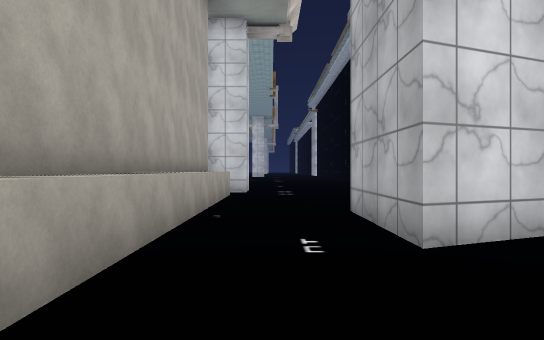
[1] (above)

13 first-person views from a walk through a 3-D level made in the Unity game engine. The camera is 1.2 m above the floor, looks level and sees 75° across. The floor is counted in squares, 2 m on a side. Each view is taken from the middle of a square. On the plan, view 1 faces up. The plan holds only what a view shows up to about 10 squares ahead; the rest is blank. The place goes on beyond the plan. Some surface patterns are stand-ins.

[2]
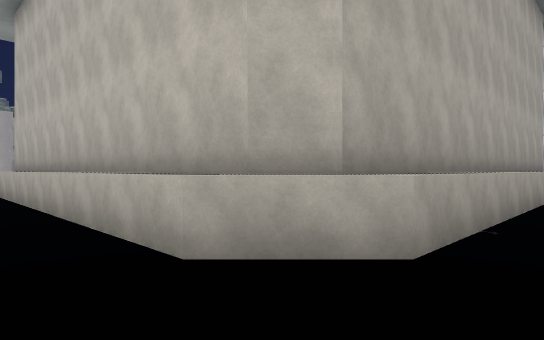

[3]
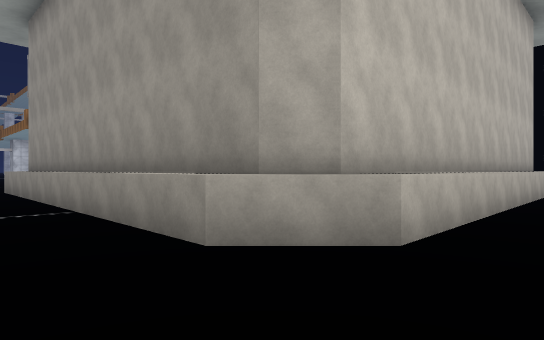

[4]
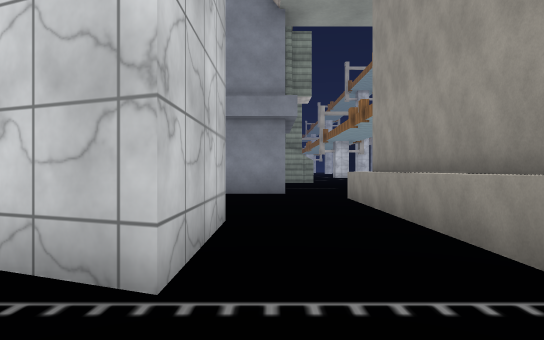

[5]
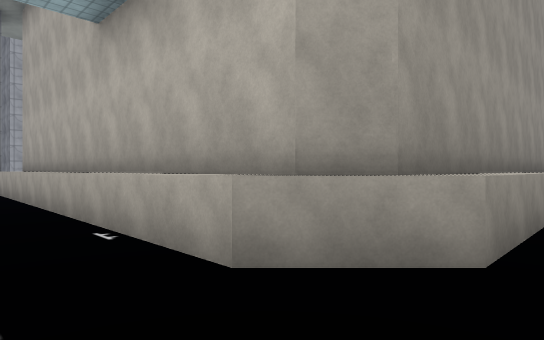

[6]
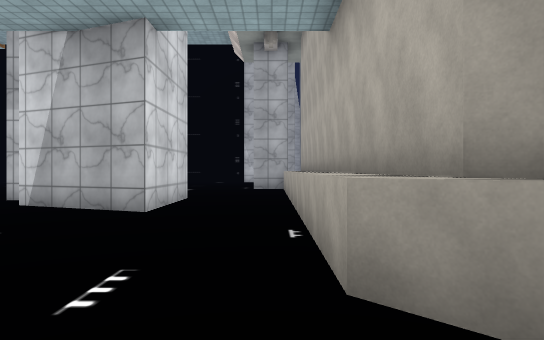

[7]
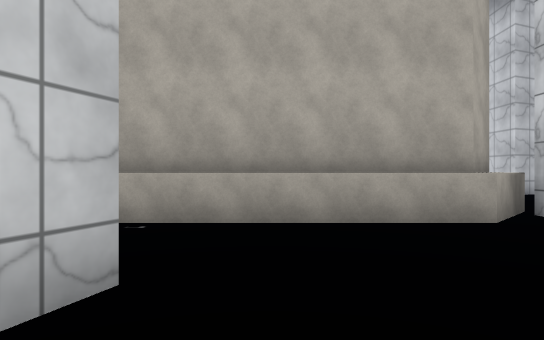

[8]
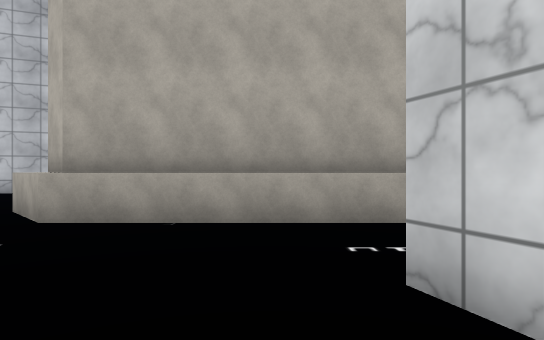

[9]
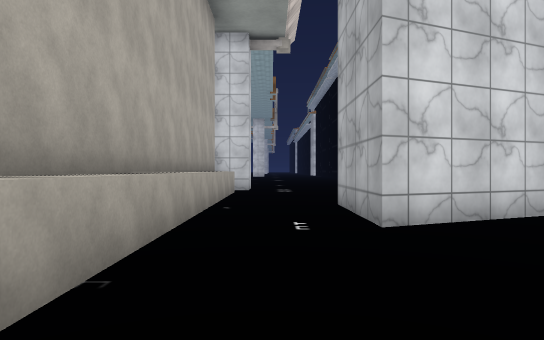

[10]
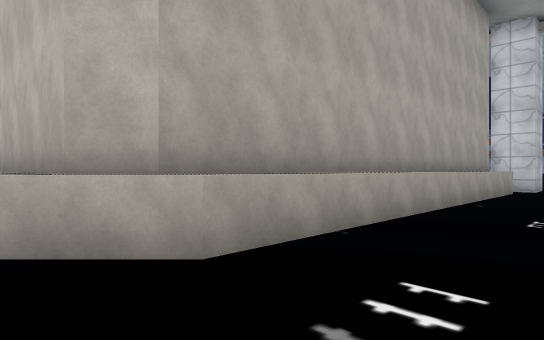

[11]
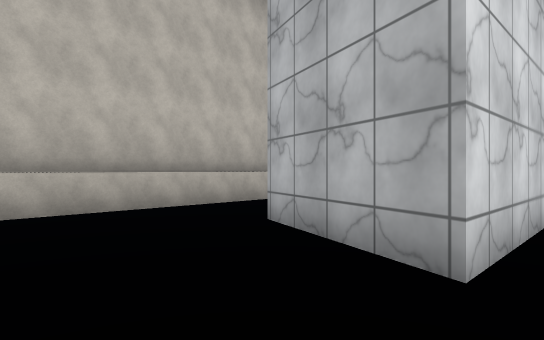

[12]
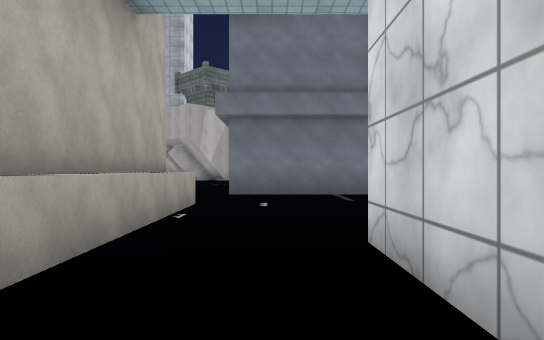

[13]
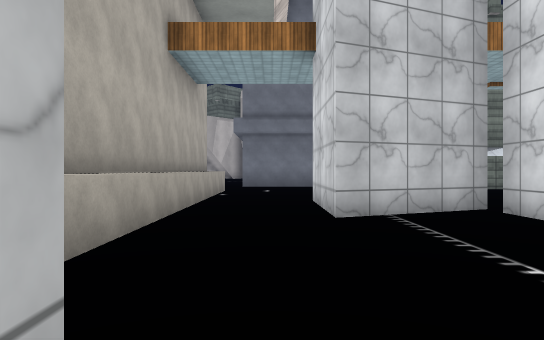

### Floor plan
Key: @ floor where view 1 was taken; # wall or solid block; . floor; B building.
Columns run from 16 left of view 1 to 3 right of it. Each row starts with its distance up from view 1.
 13   B      ##...
 12   #      ##...
 11   #.       .   .
 10  ##.  ..      ##.
  9     BBBBBBBBBBB..
  8     B         BB
  7     B         BB
  6     B         BB   .
  5     B         BB ##
  4     B         BB ###
  3 ##..B         BB.##
  2  ...B         BB   .
  1   . B         BB
  0     B         BB@.
 -1     BBBBBBBBBBB ..
 -2                  .
 -3   .             .
 -4          #
 -5          ##
 -6          ##
 -7       .

Where each view was taken, in squares from view 1:
view 1: 0 up, 0 right, facing up
view 2: 3 down, 0 right, facing up-left
view 3: 3 down, 14 left, facing up-right
view 4: 1 up, 14 left, facing up
view 5: 11 up, 13 left, facing down-right
view 6: 10 up, 13 left, facing right
view 7: 6 up, 3 right, facing left
view 8: 2 up, 3 right, facing left
view 9: 1 down, 0 right, facing up
view 10: 2 down, 1 right, facing up-left
view 11: 7 down, 10 left, facing up-right
view 12: 11 up, 5 left, facing left
view 13: 11 up, 1 left, facing left
